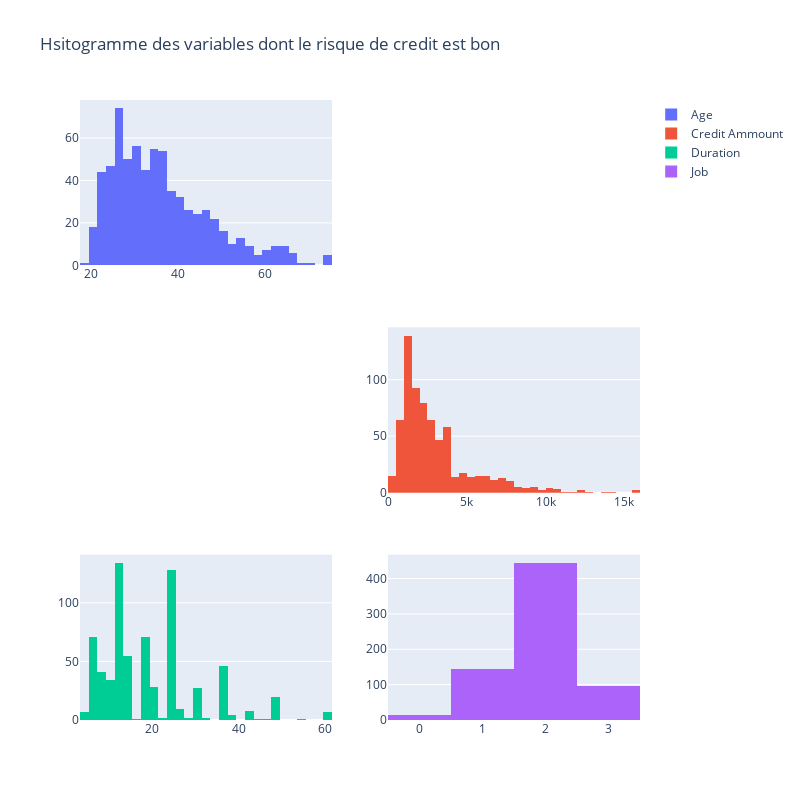

Notebook source saved alongside this figure:
### Markdown cell above
##### Good risk

### Code cell
fig = make_subplots(rows=3, cols=2, subplot_titles=None)

fig.add_trace(go.Histogram(x=df_good['Age'], name='Age'), row=1, col=1)
fig.add_trace(go.Histogram(x =df_good['Credit amount'], name='Credit Ammount'), row=2, col=2)
fig.add_trace(go.Histogram(x =df_good['Duration'], name='Duration'), row=3, col=1)
fig.add_trace(go.Histogram(x = df_good['Job'], name='Job'), row=3, col=2)

fig.update_layout(height=800, width=800, title_text = 'Hsitogramme des variables dont le risque de credit est bon')
fig.show()

### Figure 1 — Plotly figure (JSON) as saved in the notebook; plotly's stock layout.template omitted (floating-point values rounded to 4 significant figures; data arrays with more than 128 entries replaced by an {"elided": "..."} marker saying what was removed)
{"data": [{"name": "Age", "type": "histogram", "x": {"elided": "700 int values"}, "xaxis": "x", "yaxis": "y"}, {"name": "Credit Ammount", "type": "histogram", "x": {"elided": "700 int values"}, "xaxis": "x4", "yaxis": "y4"}, {"name": "Duration", "type": "histogram", "x": {"elided": "700 int values"}, "xaxis": "x5", "yaxis": "y5"}, {"name": "Job", "type": "histogram", "x": {"elided": "700 int values"}, "xaxis": "x6", "yaxis": "y6"}], "layout": {"height": 800, "title": {"text": "Hsitogramme des variables dont le risque de credit est bon"}, "width": 800, "xaxis": {"anchor": "y", "domain": [0, 0.45]}, "xaxis2": {"anchor": "y2", "domain": [0.55, 1]}, "xaxis3": {"anchor": "y3", "domain": [0, 0.45]}, "xaxis4": {"anchor": "y4", "domain": [0.55, 1]}, "xaxis5": {"anchor": "y5", "domain": [0, 0.45]}, "xaxis6": {"anchor": "y6", "domain": [0.55, 1]}, "yaxis": {"anchor": "x", "domain": [0.7333, 1]}, "yaxis2": {"anchor": "x2", "domain": [0.7333, 1]}, "yaxis3": {"anchor": "x3", "domain": [0.3667, 0.6333]}, "yaxis4": {"anchor": "x4", "domain": [0.3667, 0.6333]}, "yaxis5": {"anchor": "x5", "domain": [0, 0.2667]}, "yaxis6": {"anchor": "x6", "domain": [0, 0.2667]}}}
